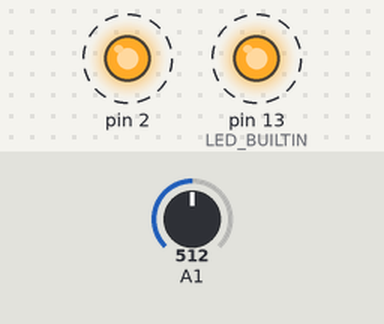
The sketch below on a simulated Arduino Uno, built with avr-gcc and run on an emulated ATmega328P. On the bench: output pins drawn as LEDs (lit = HIGH). Dashed ring = blinking. Inputs (shaded band) come from the test bench; at power-on: A1 = 512. What the sketch prints to the serial monitor is not drawn.

Above: at 0.5 s.
Timing chart, 0 to 4.6 s (numbered marks = the images above):
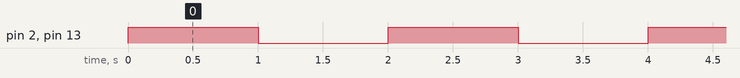

The sketch:

variable_blink.ino
```cpp
void setup() {
  pinMode(2, OUTPUT);
  pinMode(LED_BUILTIN, OUTPUT);
  Serial.begin(9600);
}

void loop() {
  //first calculate the ratio of input to 1024;
  float ratio = analogRead(A1)/1024;
  int delay_time = (1 + ratio) * 1000;
  Serial.println(ratio);
  int i = 0;
  while(i < 10){
    digitalWrite(2, HIGH);
    digitalWrite(LED_BUILTIN, HIGH);
    delay(delay_time);
    digitalWrite(2, LOW);
    digitalWrite(LED_BUILTIN, LOW);
    delay(delay_time);
    ++i;
  }
}
```

Measured:
- by itself, pin 2, pin 13 (LED_BUILTIN): alternates HIGH for 1.0 s and LOW for 1.0 s
